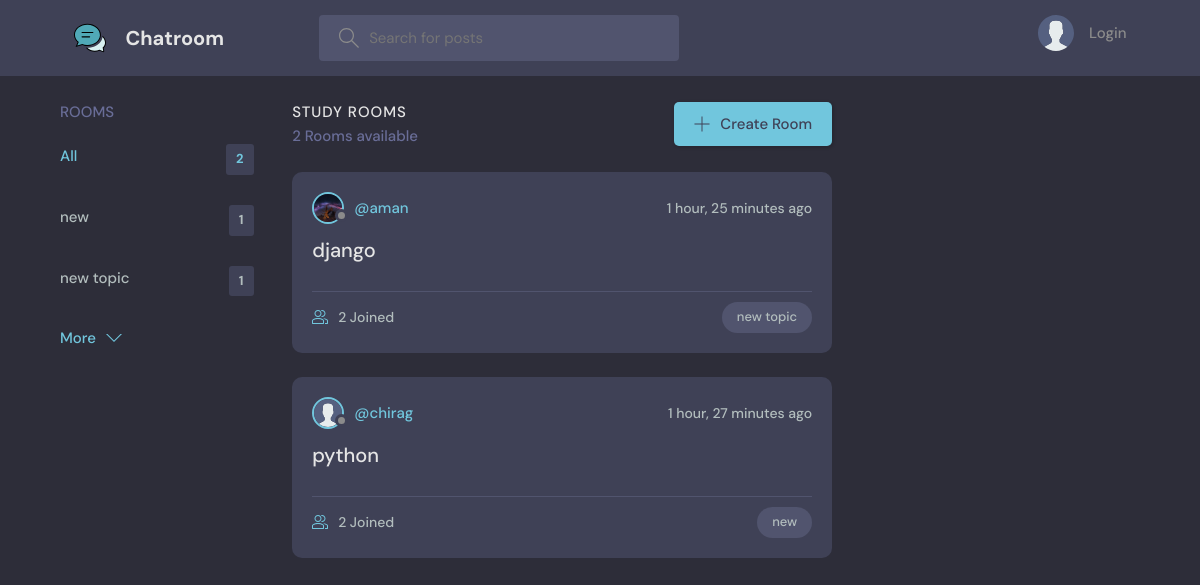
The page / on the database its author committed.
### base/models.py (models this page shows, shortened)
class Topic(models.Model):
    name = models.CharField(max_length=200)

class Room(models.Model):
    host = models.ForeignKey(User, on_delete=models.SET_NULL, null=True)
    topic = models.ForeignKey(Topic, on_delete=models.SET_NULL, null=True)
    name = models.CharField(max_length=200)
    description = models.TextField(null=True, blank=True)
    participants = models.ManyToManyField(
        User, related_name='participants', blank=True)
    updated = models.DateTimeField(auto_now=True)
    created = models.DateTimeField(auto_now_add=True)
    class Meta:
        ordering = ['-updated', '-created']
    def __str__(self):
        return self.name

class User(AbstractUser):
    name = models.CharField(max_length=200, null=True)
    email = models.EmailField(unique=True, null=True)
    bio = models.TextField(null=True)
    avatar = models.ImageField(null=True, default="avatar.svg")
    USERNAME_FIELD = 'email'
    REQUIRED_FIELDS = ['name']
    objects=CustomUserManager()

### base/views.py (the view)
# urls.py: path('', views.home, name="home"),
def home(request):
    q = request.GET.get('q') if request.GET.get('q') != None else ''
    rooms = Room.objects.filter(
        Q(topic__name__icontains=q) |
        Q(name__icontains=q) |
        Q(description__icontains=q)
    )
    topics = Topic.objects.all()[0:5]
    room_count = rooms.count()
    room_messages = Message.objects.filter(
        Q(room__topic__name__icontains=q))[0:3]
    context = {'rooms': rooms, 'topics': topics,
               'room_count': room_count, 'room_messages': room_messages}
    return render(request, 'base/home.html', context)

### base/templates/base/home.html (shortened to what this page needs)
{% extends 'main.html' %}
{% block content %}
<main class="layout layout--3">
  <div class="container">
    {% include 'base/topics_component.html' %}
    <div class="roomList">
      <div class="roomList__header">
        <div>
          <h2>Study Rooms</h2>
          <p>{{room_count}} Rooms available</p>
        </div>
        <a class="btn btn--main" href="{% url 'create-room' %}">
          <svg version="1.1" xmlns="http://www.w3.org/2000/svg" width="32" height="32" viewBox="0 0 32 32">
            <title>add</title>
            <path
              d="M16.943 0.943h-1.885v14.115h-14.115v1.885h14.115v14.115h1.885v-14.115h14.115v-1.885h-14.115v-14.115z">
            </path>
          </svg>
          Create Room
        </a>
      </div>
      {% include 'base/feed_component.html' %}
    </div>
  </div>
</main>
{% endblock %}

### base/templates/base/topics_component.html
<div class="topics">
    <div class="topics__header">
        <h2>Rooms</h2>
    </div>
    <ul class="topics__list">
        <li>
            <a href="{% url 'home' %}" class="active">All <span>{{topics.count}}</span></a>
        </li>
        {% for topic in topics %}
        <li>
            <a href="{% url 'home' %}?q={{topic.name}}">{{topic.name}}<span>{{topic.room_set.all.count}}</span></a>
        </li>
        {% endfor %}
    </ul>
    <a class="btn btn--link" href="{% url 'topics' %}">
        More
        <svg version="1.1" xmlns="http://www.w3.org/2000/svg" width="32" height="32" viewBox="0 0 32 32">
            <title></title>
            <path d="M16 21l-13-13h-3l16 16 16-16h-3l-13 13z"></path>
        </svg>
    </a>
</div>

### base/templates/base/feed_component.html (shortened to what this page needs)
{% for room in rooms %}
<div class="roomListRoom">
    <div class="roomListRoom__header">
        <a href="{% url 'user-profile' room.host.id %}" class="roomListRoom__author">
            <div class="avatar avatar--small">
                <img src="{{room.host.avatar.url}}" />
            </div>
            <span>@{{room.host.username}}</span>
        </a>
        <div class="roomListRoom__actions">
            <span>{{room.created|timesince}} ago</span>
        </div>
    </div>
    <div class="roomListRoom__content">
        <a href="{% url 'room' room.id %}">{{room.name}}</a>
    </div>
    <div class="roomListRoom__meta">
        <a href="{% url 'room' room.id %}" class="roomListRoom__joined">
            {{room.participants.all.count}} Joined
        </a>
        <p class="roomListRoom__topic">{{room.topic.name}}</p>
    </div>
</div>
{% endfor %}

### static/styles/style.css (style rules this page uses)
:root { --color-main: #71c6dd; --color-main-light: #e1f6fb; --color-dark: #3f4156; --color-dark-medium: #51546e; --color-dark-light: #696d97; --color-light: #e5e5e5; --color-gray: #8b8b8b; --color-light-gray: #b2bdbd; --color-bg: #2d2d39; --color-success: #5dd693; --color-error: #fc4b0b; }
* { font-family: "DM Sans", -apple-system, BlinkMacSystemFont, "Segoe UI", Roboto, Oxygen, Ubuntu, Cantarell, "Open Sans", "Helvetica Neue", sans-serif; margin: 0; padding: 0; box-sizing: border-box; text-rendering: optimizeLegibility; font-size: inherit; }
html { font-size: 56.25%; }
@media only screen and (min-width: 1200px) { html { font-size: 62.5%; } }
body { line-height: 1.6; font-weight: 400; font-size: 1.5rem; color: var(--color-light-gray); background-color: var(--color-bg); min-height: 100vh; }
img { width: 100%; }
a { display: inline-block; color: var(--color-main); text-decoration: none; }
.container { max-width: 120rem; width: 90%; margin: auto; }
.btn { background-color: transparent; border: none; display: inline-flex; align-items: center; gap: 1rem; cursor: pointer; transition: all ease-in-out 0.3s; padding: 1rem 2rem; border-radius: 5px; box-shadow: 1px 1px 3px 1px rgba(0, 0, 0, 0.15); font-weight: 500; }
.btn--link { border-radius: 0; padding: 0; color: var(--color-main); box-shadow: none; }
.btn--main { background-color: var(--color-main); color: var(--color-dark); }
.btn > svg { fill: currentColor; width: 1.6rem; height: 1.6rem; }
.avatar { position: relative; display: inline-block; border-radius: 50%; border: 2px solid var(--color-main); }
.avatar img { display: block; border-radius: 50%; object-fit: cover; object-position: center; }
.avatar::after { content: ""; display: block; position: absolute; background-color: var(--color-gray); z-index: 111; border-radius: 50%; border: 0.3rem solid var(--color-dark); }
.avatar.avatar--small img { width: 2.8rem; height: 2.8rem; }
.avatar.avatar--small:after { width: 0.7rem; height: 0.7rem; bottom: 0px; right: -6px; }
.layout { margin-top: 2.4rem; }
.layout > .container { display: flex; justify-content: space-between; align-items: flex-start; }
.layout--3 > .container > div:first-child { flex-basis: 18%; max-width: 22.5rem; }
.layout--3 > .container > div:nth-child(2) { flex-basis: 50%; }
.topics__header { margin-bottom: 2rem; }
.topics__header h2 { text-transform: uppercase; font-weight: 500; color: var(--color-dark-light); }
.topics__list { list-style: none; }
.topics__list li a { display: flex; justify-content: space-between; margin-bottom: 3rem; font-weight: 500; color: var(--color-light-gray); transition: all 0.3s ease-in-out; }
.topics__list li a.active, .topics__list li a:hover { color: var(--color-main); }
.topics__list li a span { padding: 0.5rem 1rem; background-color: var(--color-dark); border-radius: 3px; font-size: 1.3rem; font-weight: 700; letter-spacing: 1px; }
.roomList__header { display: flex; justify-content: space-between; align-items: center; margin-bottom: 2.4rem; }
.roomList__header h2 { text-transform: uppercase; font-weight: 500; color: var(--color-light); letter-spacing: 1px; }
.roomList__header p { font-weight: 500; color: var(--color-dark-light); }
.roomListRoom { margin-bottom: 2.4rem; background-color: var(--color-dark); border-radius: 1rem; padding: 2rem; }
.roomListRoom__header { display: flex; justify-content: space-between; align-items: center; }
.roomListRoom__author { font-weight: 500; display: flex; align-items: center; gap: 1rem; }
.roomListRoom__actions { display: flex; align-items: flex-start; gap: 1rem; position: relative; }
.roomListRoom__actions span { font-size: 1.4rem; font-weight: 500; }
.roomListRoom__content { margin: 1rem 0; }
.roomListRoom__content a { font-size: 2rem; font-weight: 500; margin-bottom: 1.5rem; color: var(--color-light); transition: all 0.3s ease-in-out; }
.roomListRoom__meta { border-top: 1px solid var(--color-dark-medium); padding-top: 1rem; display: flex; align-items: center; justify-content: space-between; }
.roomListRoom__joined { color: var(--color-light-gray); display: flex; align-items: center; gap: 1rem; font-size: 1.4rem; font-weight: 500; }
.roomListRoom__joined svg { fill: var(--color-main); width: 1.6rem; height: 1.6rem; }
.roomListRoom__topic { padding: 5px 1.5rem; background-color: var(--color-dark-medium); border-radius: 5rem; font-weight: 500; font-size: 1.3rem; }

### rows shown on the page
Topic: name "new", room_set.all.count "1"
Topic: name "new topic", room_set.all.count "1"
Room: host.avatar (picture), host.username "aman", created "1 hour, 25 minutes", name "django", participants.all.count "2", topic.name "new topic"
Room: host.avatar (placeholder picture), host.username "chirag", created "1 hour, 27 minutes", name "python", participants.all.count "2", topic.name "new"

### other values the page prints
{{ topics.count }} "2"
{{ room_count }} "2"
